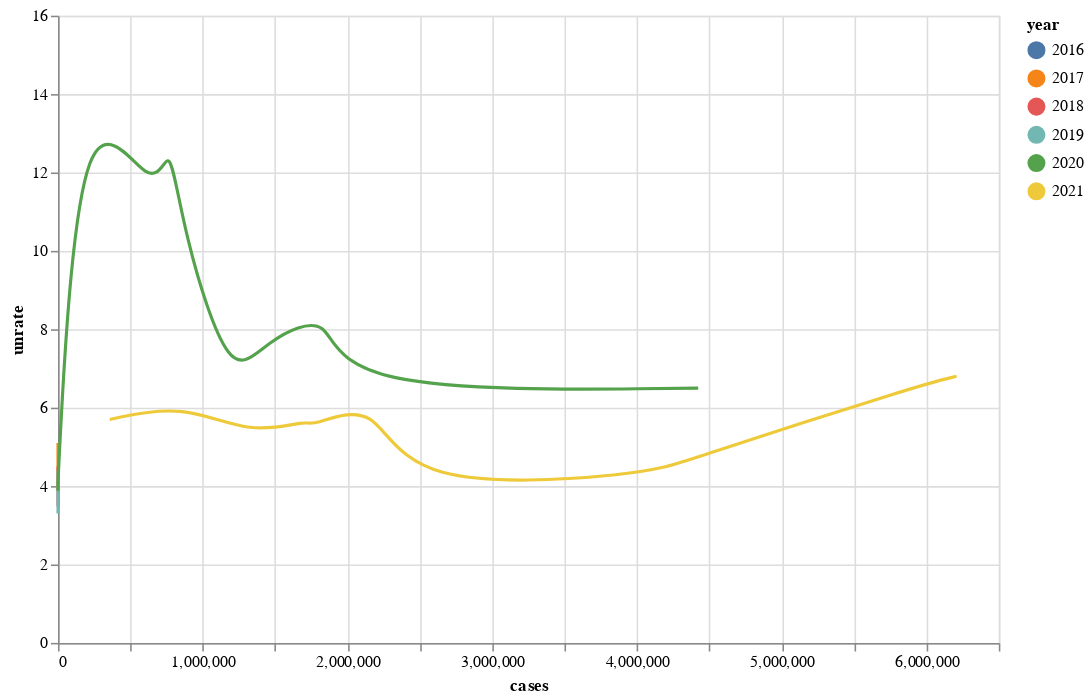

The notebook cell saved with this chart:
### Markdown cell above
* The second Altair Chart is with multi-line tooltip function. That is to say, if the mouse is stayed in the chart, the chart will automatically display the neearest point from the mouse to present the according `unrate` value.

### Code cell
# Create a selection that chooses the nearest point & selects based on x-value
nearest = alt.selection(type='single', nearest=True, on='mouseover',
                        fields=['unrate'], empty='none')

# The basic line
line = alt.Chart(df).mark_line(interpolate='basis').encode(
    x='cases:Q',
    y='unrate:Q',
    color='year:N'
)

# Transparent selectors across the chart
selectors = alt.Chart(df).mark_point().encode(
    x='cases:Q',
    opacity=alt.value(0),
).add_selection(
    nearest
)

# Draw points on the line
points = line.mark_point().encode(
    opacity=alt.condition(nearest, alt.value(1), alt.value(0))
)

# Draw text labels near the points
text = line.mark_text(align='left', dx=5, dy=-5).encode(
    text=alt.condition(nearest, 'unrate:Q', alt.value(' '))
)

# Draw a rule at the location of the selection
rules = alt.Chart(df).mark_rule(color='gray').encode(
    x='cases:Q',
).transform_filter(
    nearest
)

# Put the five layers into a chart and bind the data
alt.layer(
    line, selectors, points, rules, text
).properties(
    width=600, height=400
)

### Figure 1 — Vega-Lite specification as saved in the notebook (floating-point values rounded to 4 significant figures)
{"config": {"view": {"continuousWidth": 400, "continuousHeight": 300}}, "layer": [{"mark": {"type": "line", "interpolate": "basis"}, "encoding": {"color": {"type": "nominal", "field": "year"}, "x": {"type": "quantitative", "field": "cases"}, "y": {"type": "quantitative", "field": "unrate"}}}, {"mark": "point", "encoding": {"opacity": {"value": 0}, "x": {"type": "quantitative", "field": "cases"}}, "selection": {"selector001": {"type": "single", "nearest": true, "on": "mouseover", "fields": ["unrate"], "empty": "none"}}}, {"mark": "point", "encoding": {"color": {"type": "nominal", "field": "year"}, "opacity": {"condition": {"value": 1, "selection": "selector001"}, "value": 0}, "x": {"type": "quantitative", "field": "cases"}, "y": {"type": "quantitative", "field": "unrate"}}}, {"mark": {"type": "rule", "color": "gray"}, "encoding": {"x": {"type": "quantitative", "field": "cases"}}, "transform": [{"filter": {"selection": "selector001"}}]}, {"mark": {"type": "text", "align": "left", "dx": 5, "dy": -5}, "encoding": {"color": {"type": "nominal", "field": "year"}, "text": {"condition": {"type": "quantitative", "field": "unrate", "selection": "selector001"}, "value": " "}, "x": {"type": "quantitative", "field": "cases"}, "y": {"type": "quantitative", "field": "unrate"}}}], "data": {"name": "data-17fcc358392d2aa9529e488cd5fae278"}, "height": 400, "width": 600, "$schema": "https://vega.github.io/schema/vega-lite/v4.8.1.json", "datasets": {"data-17fcc358392d2aa9529e488cd5fae278": [{"date": "2016-12-01T00:00:00", "unrate": 4.5, "unrate_men": 4.8, "unrate_women": 4.1, "unrate_16_to_17": 15.0, "unrate_18_to_19": 11.5, "unrate_20_to_24": 7.6, "unrate_25_to_34": 4.6, "unrate_35_to_44": 4.0, "unrate_45_to_54": 3.3, "unrate_55_over": 3.5, "year": 2016, "month": 12, "cases": 0.0, "deaths": 0.0, "is_covid_period": 0}, {"date": "2017-01-01T00:00:00", "unrate": 5.1, "unrate_men": 5.4, "unrate_women": 4.9, "unrate_16_to_17": 15.2, "unrate_18_to_19": 15.5, "unrate_20_to_24": 9.0, "unrate_25_to_34": 5.4, "unrate_35_to_44": 4.4, "unrate_45_to_54": 3.6, "unrate_55_over": 3.8, "year": 2017, "month": 1, "cases": 0.0, "deaths": 0.0, "is_covid_period": 0}, {"date": "2017-02-01T00:00:00", "unrate": 4.9, "unrate_men": 5.3, "unrate_women": 4.6, "unrate_16_to_17": 17.4, "unrate_18_to_19": 13.5, "unrate_20_to_24": 8.4, "unrate_25_to_34": 5.1, "unrate_35_to_44": 4.5, "unrate_45_to_54": 3.5, "unrate_55_over": 3.7, "year": 2017, "month": 2, "cases": 0.0, "deaths": 0.0, "is_covid_period": 0}, {"date": "2017-03-01T00:00:00", "unrate": 4.6, "unrate_men": 4.9, "unrate_women": 4.1, "unrate_16_to_17": 17.1, "unrate_18_to_19": 10.8, "unrate_20_to_24": 7.3, "unrate_25_to_34": 4.7, "unrate_35_to_44": 4.1, "unrate_45_to_54": 3.4, "unrate_55_over": 3.5, "year": 2017, "month": 3, "cases": 0.0, "deaths": 0.0, "is_covid_period": 0}, {"date": "2017-04-01T00:00:00", "unrate": 4.1, "unrate_men": 4.1, "unrate_women": 4.1, "unrate_16_to_17": 17.3, "unrate_18_to_19": 11.1, "unrate_20_to_24": 6.7, "unrate_25_to_34": 4.1, "unrate_35_to_44": 3.4, "unrate_45_to_54": 3.2, "unrate_55_over": 3.0, "year": 2017, "month": 4, "cases": 0.0, "deaths": 0.0, "is_covid_period": 0}, {"date": "2017-05-01T00:00:00", "unrate": 4.1, "unrate_men": 4.0, "unrate_women": 4.2, "unrate_16_to_17": 13.7, "unrate_18_to_19": 14.6, "unrate_20_to_24": 6.6, "unrate_25_to_34": 4.6, "unrate_35_to_44": 3.1, "unrate_45_to_54": 3.0, "unrate_55_over": 2.8, "year": 2017, "month": 5, "cases": 0.0, "deaths": 0.0, "is_covid_period": 0}, {"date": "2017-06-01T00:00:00", "unrate": 4.5, "unrate_men": 4.4, "unrate_women": 4.7, "unrate_16_to_17": 17.7, "unrate_18_to_19": 14.9, "unrate_20_to_24": 8.0, "unrate_25_to_34": 4.3, "unrate_35_to_44": 3.2, "unrate_45_to_54": 3.4, "unrate_55_over": 3.1, "year": 2017, "month": 6, "cases": 0.0, "deaths": 0.0, "is_covid_period": 0}, {"date": "2017-07-01T00:00:00", "unrate": 4.6, "unrate_men": 4.3, "unrate_women": 4.9, "unrate_16_to_17": 17.2, "unrate_18_to_19": 11.4, "unrate_20_to_24": 7.8, "unrate_25_to_34": 4.7, "unrate_35_to_44": 3.6, "unrate_45_to_54": 3.3, "unrate_55_over": 3.4, "year": 2017, "month": 7, "cases": 0.0, "deaths": 0.0, "is_covid_period": 0}, {"date": "2017-08-01T00:00:00", "unrate": 4.5, "unrate_men": 4.3, "unrate_women": 4.8, "unrate_16_to_17": 14.1, "unrate_18_to_19": 13.2, "unrate_20_to_24": 6.9, "unrate_25_to_34": 5.0, "unrate_35_to_44": 3.4, "unrate_45_to_54": 3.7, "unrate_55_over": 3.3, "year": 2017, "month": 8, "cases": 0.0, "deaths": 0.0, "is_covid_period": 0}, {"date": "2017-09-01T00:00:00", "unrate": 4.1, "unrate_men": 4.0, "unrate_women": 4.2, "unrate_16_to_17": 11.3, "unrate_18_to_19": 13.7, "unrate_20_to_24": 7.5, "unrate_25_to_34": 4.2, "unrate_35_to_44": 3.1, "unrate_45_to_54": 2.9, "unrate_55_over": 3.1, "year": 2017, "month": 9, "cases": 0.0, "deaths": 0.0, "is_covid_period": 0}, {"date": "2017-10-01T00:00:00", "unrate": 3.9, "unrate_men": 3.9, "unrate_women": 3.8, "unrate_16_to_17": 13.8, "unrate_18_to_19": 13.2, "unrate_20_to_24": 7.0, "unrate_25_to_34": 4.3, "unrate_35_to_44": 2.9, "unrate_45_to_54": 2.5, "unrate_55_over": 2.9, "year": 2017, "month": 10, "cases": 0.0, "deaths": 0.0, "is_covid_period": 0}, {"date": "2017-11-01T00:00:00", "unrate": 3.9, "unrate_men": 4.0, "unrate_women": 3.8, "unrate_16_to_17": 17.9, "unrate_18_to_19": 14.2, "unrate_20_to_24": 6.6, "unrate_25_to_34": 4.1, "unrate_35_to_44": 2.9, "unrate_45_to_54": 2.5, "unrate_55_over": 3.0, "year": 2017, "month": 11, "cases": 0.0, "deaths": 0.0, "is_covid_period": 0}, {"date": "2017-12-01T00:00:00", "unrate": 3.9, "unrate_men": 4.2, "unrate_women": 3.7, "unrate_16_to_17": 12.9, "unrate_18_to_19": 11.3, "unrate_20_to_24": 6.7, "unrate_25_to_34": 4.3, "unrate_35_to_44": 3.0, "unrate_45_to_54": 2.7, "unrate_55_over": 3.2, "year": 2017, "month": 12, "cases": 0.0, "deaths": 0.0, "is_covid_period": 0}, {"date": "2018-01-01T00:00:00", "unrate": 4.5, "unrate_men": 4.8, "unrate_women": 4.2, "unrate_16_to_17": 14.6, "unrate_18_to_19": 14.5, "unrate_20_to_24": 8.2, "unrate_25_to_34": 4.7, "unrate_35_to_44": 3.5, "unrate_45_to_54": 3.3, "unrate_55_over": 3.3, "year": 2018, "month": 1, "cases": 0.0, "deaths": 0.0, "is_covid_period": 0}, {"date": "2018-02-01T00:00:00", "unrate": 4.4, "unrate_men": 4.6, "unrate_women": 4.1, "unrate_16_to_17": 15.8, "unrate_18_to_19": 14.0, "unrate_20_to_24": 7.2, "unrate_25_to_34": 4.6, "unrate_35_to_44": 3.4, "unrate_45_to_54": 3.1, "unrate_55_over": 3.5, "year": 2018, "month": 2, "cases": 0.0, "deaths": 0.0, "is_covid_period": 0}, {"date": "2018-03-01T00:00:00", "unrate": 4.1, "unrate_men": 4.4, "unrate_women": 3.8, "unrate_16_to_17": 15.0, "unrate_18_to_19": 11.5, "unrate_20_to_24": 6.5, "unrate_25_to_34": 4.3, "unrate_35_to_44": 3.4, "unrate_45_to_54": 3.1, "unrate_55_over": 3.3, "year": 2018, "month": 3, "cases": 0.0, "deaths": 0.0, "is_covid_period": 0}, {"date": "2018-04-01T00:00:00", "unrate": 3.7, "unrate_men": 3.9, "unrate_women": 3.4, "unrate_16_to_17": 14.3, "unrate_18_to_19": 10.3, "unrate_20_to_24": 6.1, "unrate_25_to_34": 4.1, "unrate_35_to_44": 2.8, "unrate_45_to_54": 2.7, "unrate_55_over": 2.8, "year": 2018, "month": 4, "cases": 0.0, "deaths": 0.0, "is_covid_period": 0}, {"date": "2018-05-01T00:00:00", "unrate": 3.6, "unrate_men": 3.7, "unrate_women": 3.4, "unrate_16_to_17": 15.0, "unrate_18_to_19": 11.8, "unrate_20_to_24": 7.0, "unrate_25_to_34": 3.6, "unrate_35_to_44": 2.6, "unrate_45_to_54": 2.5, "unrate_55_over": 2.5, "year": 2018, "month": 5, "cases": 0.0, "deaths": 0.0, "is_covid_period": 0}, {"date": "2018-06-01T00:00:00", "unrate": 4.2, "unrate_men": 4.1, "unrate_women": 4.2, "unrate_16_to_17": 17.8, "unrate_18_to_19": 13.2, "unrate_20_to_24": 8.1, "unrate_25_to_34": 3.9, "unrate_35_to_44": 2.9, "unrate_45_to_54": 3.0, "unrate_55_over": 3.0, "year": 2018, "month": 6, "cases": 0.0, "deaths": 0.0, "is_covid_period": 0}, {"date": "2018-07-01T00:00:00", "unrate": 4.1, "unrate_men": 3.8, "unrate_women": 4.5, "unrate_16_to_17": 14.6, "unrate_18_to_19": 12.8, "unrate_20_to_24": 7.3, "unrate_25_to_34": 3.6, "unrate_35_to_44": 3.1, "unrate_45_to_54": 3.1, "unrate_55_over": 3.3, "year": 2018, "month": 7, "cases": 0.0, "deaths": 0.0, "is_covid_period": 0}, {"date": "2018-08-01T00:00:00", "unrate": 3.9, "unrate_men": 3.7, "unrate_women": 4.3, "unrate_16_to_17": 12.4, "unrate_18_to_19": 12.3, "unrate_20_to_24": 6.5, "unrate_25_to_34": 4.3, "unrate_35_to_44": 2.9, "unrate_45_to_54": 2.7, "unrate_55_over": 3.2, "year": 2018, "month": 8, "cases": 0.0, "deaths": 0.0, "is_covid_period": 0}, {"date": "2018-09-01T00:00:00", "unrate": 3.6, "unrate_men": 3.5, "unrate_women": 3.6, "unrate_16_to_17": 11.4, "unrate_18_to_19": 12.9, "unrate_20_to_24": 6.9, "unrate_25_to_34": 3.3, "unrate_35_to_44": 2.8, "unrate_45_to_54": 2.5, "unrate_55_over": 2.8, "year": 2018, "month": 9, "cases": 0.0, "deaths": 0.0, "is_covid_period": 0}, {"date": "2018-10-01T00:00:00", "unrate": 3.5, "unrate_men": 3.5, "unrate_women": 3.6, "unrate_16_to_17": 9.3, "unrate_18_to_19": 13.0, "unrate_20_to_24": 6.6, "unrate_25_to_34": 3.6, "unrate_35_to_44": 2.8, "unrate_45_to_54": 2.5, "unrate_55_over": 2.6, "year": 2018, "month": 10, "cases": 0.0, "deaths": 0.0, "is_covid_period": 0}, {"date": "2018-11-01T00:00:00", "unrate": 3.5, "unrate_men": 3.4, "unrate_women": 3.5, "unrate_16_to_17": 12.8, "unrate_18_to_19": 11.4, "unrate_20_to_24": 6.0, "unrate_25_to_34": 3.5, "unrate_35_to_44": 2.7, "unrate_45_to_54": 2.4, "unrate_55_over": 2.8, "year": 2018, "month": 11, "cases": 0.0, "deaths": 0.0, "is_covid_period": 0}, {"date": "2018-12-01T00:00:00", "unrate": 3.7, "unrate_men": 4.0, "unrate_women": 3.4, "unrate_16_to_17": 12.0, "unrate_18_to_19": 10.4, "unrate_20_to_24": 6.8, "unrate_25_to_34": 3.9, "unrate_35_to_44": 2.8, "unrate_45_to_54": 2.9, "unrate_55_over": 2.8, "year": 2018, "month": 12, "cases": 0.0, "deaths": 0.0, "is_covid_period": 0}, {"date": "2019-01-01T00:00:00", "unrate": 4.4, "unrate_men": 4.7, "unrate_women": 4.1, "unrate_16_to_17": 14.6, "unrate_18_to_19": 13.3, "unrate_20_to_24": 8.6, "unrate_25_to_34": 4.4, "unrate_35_to_44": 3.3, "unrate_45_to_54": 3.3, "unrate_55_over": 3.5, "year": 2019, "month": 1, "cases": 0.0, "deaths": 0.0, "is_covid_period": 0}, {"date": "2019-02-01T00:00:00", "unrate": 4.1, "unrate_men": 4.4, "unrate_women": 3.8, "unrate_16_to_17": 17.0, "unrate_18_to_19": 12.5, "unrate_20_to_24": 7.5, "unrate_25_to_34": 4.4, "unrate_35_to_44": 2.9, "unrate_45_to_54": 3.1, "unrate_55_over": 2.9, "year": 2019, "month": 2, "cases": 0.0, "deaths": 0.0, "is_covid_period": 0}, {"date": "2019-03-01T00:00:00", "unrate": 3.9, "unrate_men": 4.3, "unrate_women": 3.5, "unrate_16_to_17": 12.9, "unrate_18_to_19": 11.8, "unrate_20_to_24": 7.1, "unrate_25_to_34": 4.1, "unrate_35_to_44": 3.0, "unrate_45_to_54": 3.1, "unrate_55_over": 2.8, "year": 2019, "month": 3, "cases": 0.0, "deaths": 0.0, "is_covid_period": 0}, {"date": "2019-04-01T00:00:00", "unrate": 3.3, "unrate_men": 3.6, "unrate_women": 3.1, "unrate_16_to_17": 14.3, "unrate_18_to_19": 10.6, "unrate_20_to_24": 5.8, "unrate_25_to_34": 3.6, "unrate_35_to_44": 2.5, "unrate_45_to_54": 2.4, "unrate_55_over": 2.4, "year": 2019, "month": 4, "cases": 0.0, "deaths": 0.0, "is_covid_period": 0}, {"date": "2019-05-01T00:00:00", "unrate": 3.4, "unrate_men": 3.4, "unrate_women": 3.3, "unrate_16_to_17": 14.4, "unrate_18_to_19": 12.0, "unrate_20_to_24": 7.0, "unrate_25_to_34": 3.2, "unrate_35_to_44": 2.4, "unrate_45_to_54": 2.3, "unrate_55_over": 2.5, "year": 2019, "month": 5, "cases": 0.0, "deaths": 0.0, "is_covid_period": 0}, {"date": "2019-06-01T00:00:00", "unrate": 3.8, "unrate_men": 3.7, "unrate_women": 4.0, "unrate_16_to_17": 18.4, "unrate_18_to_19": 13.1, "unrate_20_to_24": 6.8, "unrate_25_to_34": 3.5, "unrate_35_to_44": 2.7, "unrate_45_to_54": 2.7, "unrate_55_over": 2.9, "year": 2019, "month": 6, "cases": 0.0, "deaths": 0.0, "is_covid_period": 0}, {"date": "2019-07-01T00:00:00", "unrate": 4.0, "unrate_men": 3.7, "unrate_women": 4.3, "unrate_16_to_17": 17.1, "unrate_18_to_19": 11.2, "unrate_20_to_24": 7.1, "unrate_25_to_34": 3.8, "unrate_35_to_44": 2.9, "unrate_45_to_54": 2.9, "unrate_55_over": 2.9, "year": 2019, "month": 7, "cases": 0.0, "deaths": 0.0, "is_covid_period": 0}, {"date": "2019-08-01T00:00:00", "unrate": 3.8, "unrate_men": 3.5, "unrate_women": 4.1, "unrate_16_to_17": 11.7, "unrate_18_to_19": 12.3, "unrate_20_to_24": 6.8, "unrate_25_to_34": 3.8, "unrate_35_to_44": 2.8, "unrate_45_to_54": 3.0, "unrate_55_over": 2.7, "year": 2019, "month": 8, "cases": 0.0, "deaths": 0.0, "is_covid_period": 0}, {"date": "2019-09-01T00:00:00", "unrate": 3.3, "unrate_men": 3.3, "unrate_women": 3.4, "unrate_16_to_17": 10.5, "unrate_18_to_19": 13.1, "unrate_20_to_24": 6.2, "unrate_25_to_34": 3.3, "unrate_35_to_44": 2.5, "unrate_45_to_54": 2.6, "unrate_55_over": 2.3, "year": 2019, "month": 9, "cases": 0.0, "deaths": 0.0, "is_covid_period": 0}, {"date": "2019-10-01T00:00:00", "unrate": 3.3, "unrate_men": 3.3, "unrate_women": 3.3, "unrate_16_to_17": 12.3, "unrate_18_to_19": 11.3, "unrate_20_to_24": 6.0, "unrate_25_to_34": 3.6, "unrate_35_to_44": 2.5, "unrate_45_to_54": 2.3, "unrate_55_over": 2.4, "year": 2019, "month": 10, "cases": 0.0, "deaths": 0.0, "is_covid_period": 0}, {"date": "2019-11-01T00:00:00", "unrate": 3.3, "unrate_men": 3.3, "unrate_women": 3.3, "unrate_16_to_17": 12.0, "unrate_18_to_19": 11.4, "unrate_20_to_24": 5.9, "unrate_25_to_34": 3.4, "unrate_35_to_44": 2.6, "unrate_45_to_54": 2.3, "unrate_55_over": 2.5, "year": 2019, "month": 11, "cases": 0.0, "deaths": 0.0, "is_covid_period": 0}, {"date": "2019-12-01T00:00:00", "unrate": 3.4, "unrate_men": 3.5, "unrate_women": 3.2, "unrate_16_to_17": 11.9, "unrate_18_to_19": 10.4, "unrate_20_to_24": 6.0, "unrate_25_to_34": 3.5, "unrate_35_to_44": 2.8, "unrate_45_to_54": 2.5, "unrate_55_over": 2.3, "year": 2019, "month": 12, "cases": 0.0, "deaths": 0.0, "is_covid_period": 0}, {"date": "2020-01-01T00:00:00", "unrate": 4.0, "unrate_men": 4.2, "unrate_women": 3.7, "unrate_16_to_17": 11.2, "unrate_18_to_19": 14.1, "unrate_20_to_24": 7.6, "unrate_25_to_34": 4.2, "unrate_35_to_44": 3.1, "unrate_45_to_54": 2.7, "unrate_55_over": 2.9, "year": 2020, "month": 1, "cases": 0.0, "deaths": 0.0, "is_covid_period": 1}, {"date": "2020-02-01T00:00:00", "unrate": 3.8, "unrate_men": 4.1, "unrate_women": 3.4, "unrate_16_to_17": 9.9, "unrate_18_to_19": 12.3, "unrate_20_to_24": 6.7, "unrate_25_to_34": 4.0, "unrate_35_to_44": 3.0, "unrate_45_to_54": 2.8, "unrate_55_over": 2.8, "year": 2020, "month": 2, "cases": 0.0, "deaths": 0.0, "is_covid_period": 1}, {"date": "2020-03-01T00:00:00", "unrate": 4.5, "unrate_men": 4.8, "unrate_women": 4.2, "unrate_16_to_17": 16.5, "unrate_18_to_19": 12.2, "unrate_20_to_24": 8.6, "unrate_25_to_34": 4.5, "unrate_35_to_44": 3.6, "unrate_45_to_54": 3.4, "unrate_55_over": 3.5, "year": 2020, "month": 3, "cases": 77.0, "deaths": 3.0, "is_covid_period": 1}, {"date": "2020-04-01T00:00:00", "unrate": 14.4, "unrate_men": 13.3, "unrate_women": 15.7, "unrate_16_to_17": 30.1, "unrate_18_to_19": 33.3, "unrate_20_to_24": 25.0, "unrate_25_to_34": 14.3, "unrate_35_to_44": 11.3, "unrate_45_to_54": 12.1, "unrate_55_over": 13.4, "year": 2020, "month": 4, "cases": 160100.0, "deaths": 3114.0, "is_covid_period": 1}, {"date": "2020-05-01T00:00:00", "unrate": 13.0, "unrate_men": 11.9, "unrate_women": 14.3, "unrate_16_to_17": 31.9, "unrate_18_to_19": 30.1, "unrate_20_to_24": 23.2, "unrate_25_to_34": 13.1, "unrate_35_to_44": 9.8, "unrate_45_to_54": 10.4, "unrate_55_over": 11.5, "year": 2020, "month": 5, "cases": 767300.0, "deaths": 43440.0, "is_covid_period": 1}, {"date": "2020-06-01T00:00:00", "unrate": 11.2, "unrate_men": 10.5, "unrate_women": 12.0, "unrate_16_to_17": 27.2, "unrate_18_to_19": 22.9, "unrate_20_to_24": 20.1, "unrate_25_to_34": 11.7, "unrate_35_to_44": 8.9, "unrate_45_to_54": 8.3, "unrate_55_over": 9.7, "year": 2020, "month": 6, "cases": 673100.0, "deaths": 37030.0, "is_covid_period": 1}, {"date": "2020-07-01T00:00:00", "unrate": 10.5, "unrate_men": 9.7, "unrate_women": 11.3, "unrate_16_to_17": 19.6, "unrate_18_to_19": 18.8, "unrate_20_to_24": 18.2, "unrate_25_to_34": 11.5, "unrate_35_to_44": 8.2, "unrate_45_to_54": 8.0, "unrate_55_over": 9.0, "year": 2020, "month": 7, "cases": 861000.0, "deaths": 21300.0, "is_covid_period": 1}, {"date": "2020-08-01T00:00:00", "unrate": 8.5, "unrate_men": 8.0, "unrate_women": 9.1, "unrate_16_to_17": 13.3, "unrate_18_to_19": 17.4, "unrate_20_to_24": 13.7, "unrate_25_to_34": 9.8, "unrate_35_to_44": 6.5, "unrate_45_to_54": 6.4, "unrate_55_over": 7.8, "year": 2020, "month": 8, "cases": 1898000.0, "deaths": 26300.0, "is_covid_period": 1}, {"date": "2020-09-01T00:00:00", "unrate": 7.7, "unrate_men": 7.3, "unrate_women": 8.0, "unrate_16_to_17": 14.8, "unrate_18_to_19": 16.8, "unrate_20_to_24": 12.4, "unrate_25_to_34": 8.4, "unrate_35_to_44": 6.1, "unrate_45_to_54": 6.2, "unrate_55_over": 6.6, "year": 2020, "month": 9, "cases": 1428000.0, "deaths": 28620.0, "is_covid_period": 1}, {"date": "2020-10-01T00:00:00", "unrate": 6.6, "unrate_men": 6.6, "unrate_women": 6.5, "unrate_16_to_17": 11.6, "unrate_18_to_19": 14.0, "unrate_20_to_24": 10.5, "unrate_25_to_34": 7.1, "unrate_35_to_44": 5.6, "unrate_45_to_54": 5.7, "unrate_55_over": 5.2, "year": 2020, "month": 10, "cases": 1190000.0, "deaths": 22680.0, "is_covid_period": 1}, {"date": "2020-11-01T00:00:00", "unrate": 6.4, "unrate_men": 6.6, "unrate_women": 6.1, "unrate_16_to_17": 13.9, "unrate_18_to_19": 12.8, "unrate_20_to_24": 9.9, "unrate_25_to_34": 6.7, "unrate_35_to_44": 5.4, "unrate_45_to_54": 5.2, "unrate_55_over": 5.7, "year": 2020, "month": 11, "cases": 1919000.0, "deaths": 22670.0, "is_covid_period": 1}, {"date": "2020-12-01T00:00:00", "unrate": 6.5, "unrate_men": 6.7, "unrate_women": 6.3, "unrate_16_to_17": 11.8, "unrate_18_to_19": 15.3, "unrate_20_to_24": 10.6, "unrate_25_to_34": 6.4, "unrate_35_to_44": 5.5, "unrate_45_to_54": 5.3, "unrate_55_over": 5.8, "year": 2020, "month": 12, "cases": 4423000.0, "deaths": 39330.0, "is_covid_period": 1}, {"date": "2021-01-01T00:00:00", "unrate": 6.8, "unrate_men": 7.1, "unrate_women": 6.5, "unrate_16_to_17": 15.2, "unrate_18_to_19": 15.9, "unrate_20_to_24": 10.8, "unrate_25_to_34": 7.2, "unrate_35_to_44": 6.1, "unrate_45_to_54": 5.2, "unrate_55_over": 5.6, "year": 2021, "month": 1, "cases": 6208000.0, "deaths": 75430.0, "is_covid_period": 1}, {"date": "2021-02-01T00:00:00", "unrate": 6.6, "unrate_men": 7.0, "unrate_women": 6.1, "unrate_16_to_17": 14.5, "unrate_18_to_19": 14.0, "unrate_20_to_24": 10.0, "unrate_25_to_34": 6.7, "unrate_35_to_44": 6.0, "unrate_45_to_54": 5.2, "unrate_55_over": 5.6, "year": 2021, "month": 2, "cases": 5973000.0, "deaths": 92420.0, "is_covid_period": 1}, {"date": "2021-03-01T00:00:00", "unrate": 6.2, "unrate_men": 6.5, "unrate_women": 5.8, "unrate_16_to_17": 12.0, "unrate_18_to_19": 12.7, "unrate_20_to_24": 10.4, "unrate_25_to_34": 7.0, "unrate_35_to_44": 5.4, "unrate_45_to_54": 4.7, "unrate_55_over": 4.8, "year": 2021, "month": 3, "cases": 2195000.0, "deaths": 68220.0, "is_covid_period": 1}, {"date": "2021-04-01T00:00:00", "unrate": 5.7, "unrate_men": 6.0, "unrate_women": 5.4, "unrate_16_to_17": 10.5, "unrate_18_to_19": 10.9, "unrate_20_to_24": 9.8, "unrate_25_to_34": 6.2, "unrate_35_to_44": 4.7, "unrate_45_to_54": 4.7, "unrate_55_over": 4.8, "year": 2021, "month": 4, "cases": 1733000.0, "deaths": 36250.0, "is_covid_period": 1}, {"date": "2021-05-01T00:00:00", "unrate": 5.5, "unrate_men": 5.7, "unrate_women": 5.2, "unrate_16_to_17": 9.2, "unrate_18_to_19": 9.7, "unrate_20_to_24": 10.3, "unrate_25_to_34": 5.5, "unrate_35_to_44": 4.7, "unrate_45_to_54": 4.5, "unrate_55_over": 4.6, "year": 2021, "month": 5, "cases": 1740000.0, "deaths": 23120.0, "is_covid_period": 1}, {"date": "2021-06-01T00:00:00", "unrate": 6.1, "unrate_men": 6.1, "unrate_women": 6.1, "unrate_16_to_17": 15.0, "unrate_18_to_19": 12.3, "unrate_20_to_24": 9.9, "unrate_25_to_34": 6.5, "unrate_35_to_44": 5.2, "unrate_45_to_54": 4.6, "unrate_55_over": 5.0, "year": 2021, "month": 6, "cases": 863700.0, "deaths": 17600.0, "is_covid_period": 1}, {"date": "2021-07-01T00:00:00", "unrate": 5.7, "unrate_men": 5.5, "unrate_women": 5.8, "unrate_16_to_17": 12.8, "unrate_18_to_19": 9.9, "unrate_20_to_24": 9.5, "unrate_25_to_34": 6.3, "unrate_35_to_44": 4.8, "unrate_45_to_54": 4.0, "unrate_55_over": 4.6, "year": 2021, "month": 7, "cases": 357400.0, "deaths": 8692.0, "is_covid_period": 1}, {"date": "2021-08-01T00:00:00", "unrate": 5.3, "unrate_men": 5.1, "unrate_women": 5.5, "unrate_16_to_17": 10.7, "unrate_18_to_19": 11.0, "unrate_20_to_24": 9.1, "unrate_25_to_34": 5.8, "unrate_35_to_44": 4.4, "unrate_45_to_54": 4.2, "unrate_55_over": 4.1, "year": 2021, "month": 8, "cases": 1338000.0, "deaths": 6896.0, "is_covid_period": 1}, {"date": "2021-09-01T00:00:00", "unrate": 4.6, "unrate_men": 4.6, "unrate_women": 4.5, "unrate_16_to_17": 9.2, "unrate_18_to_19": 12.6, "unrate_20_to_24": 7.7, "unrate_25_to_34": 5.0, "unrate_35_to_44": 3.8, "unrate_45_to_54": 3.7, "unrate_55_over": 3.3, "year": 2021, "month": 9, "cases": 4292000.0, "deaths": 23160.0, "is_covid_period": 1}, {"date": "2021-10-01T00:00:00", "unrate": 4.3, "unrate_men": 4.2, "unrate_women": 4.4, "unrate_16_to_17": 8.6, "unrate_18_to_19": 12.7, "unrate_20_to_24": 6.8, "unrate_25_to_34": 4.5, "unrate_35_to_44": 3.6, "unrate_45_to_54": 3.5, "unrate_55_over": 3.3, "year": 2021, "month": 10, "cases": 4075000.0, "deaths": 62800.0, "is_covid_period": 1}, {"date": "2021-11-01T00:00:00", "unrate": 3.9, "unrate_men": 3.9, "unrate_women": 3.9, "unrate_16_to_17": 9.7, "unrate_18_to_19": 11.0, "unrate_20_to_24": 6.6, "unrate_25_to_34": 3.8, "unrate_35_to_44": 3.6, "unrate_45_to_54": 2.8, "unrate_55_over": 3.1, "year": 2021, "month": 11, "cases": 2419000.0, "deaths": 47310.0, "is_covid_period": 1}]}}
